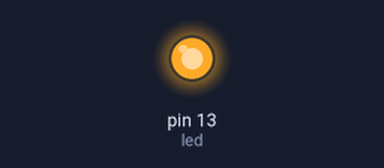
Bench run of a sketch on a simulated Arduino Uno, built with avr-gcc and run on an emulated ATmega328P. Parts: output pins drawn as LEDs (lit = HIGH).

Above: at 1.0 s.
At 3.0 s:
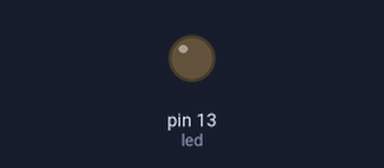
Timing chart, 0 to 5.2 s (numbered marks = the images above):
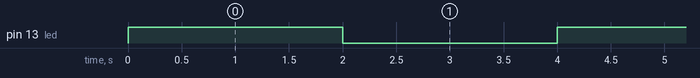

The sketch:

p3.ino
```cpp
//second
int led=LED_BUILTIN;
void setup() {
pinMode(led, OUTPUT);
}

void loop() {
digitalWrite(led, HIGH);
Serial.println("Led is ON");
delay(2000);
digitalWrite(led, LOW);
Serial.println("Led is OFF");
delay(2000);
}
```

Measured:
- by itself, pin 13 (led): alternates HIGH for 2.0 s and LOW for 2.0 s
